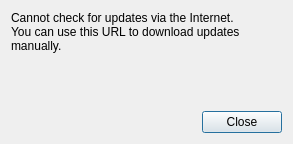
<?xml version="1.0" encoding="UTF-8"?>
<ui version="4.0">
 <class>QnUpdateUrlDialog</class>
 <widget class="QDialog" name="QnUpdateUrlDialog">
  <property name="geometry">
   <rect>
    <x>0</x>
    <y>0</y>
    <width>293</width>
    <height>144</height>
   </rect>
  </property>
  <property name="windowTitle">
   <string>Warning</string>
  </property>
  <layout class="QVBoxLayout" name="verticalLayout" stretch="0,1,0">
   <property name="sizeConstraint">
    <enum>QLayout::SetMinAndMaxSize</enum>
   </property>
   <item>
    <widget class="QLabel" name="label">
     <property name="text">
      <string>Cannot check for updates via the Internet.
You can use this URL to download updates manually.</string>
     </property>
     <property name="wordWrap">
      <bool>true</bool>
     </property>
    </widget>
   </item>
   <item>
    <widget class="QLabel" name="urlLabel">
     <property name="wordWrap">
      <bool>true</bool>
     </property>
     <property name="textInteractionFlags">
      <set>Qt::TextSelectableByKeyboard|Qt::TextSelectableByMouse</set>
     </property>
    </widget>
   </item>
   <item>
    <widget class="QDialogButtonBox" name="buttonBox">
     <property name="orientation">
      <enum>Qt::Horizontal</enum>
     </property>
     <property name="standardButtons">
      <set>QDialogButtonBox::Close</set>
     </property>
    </widget>
   </item>
  </layout>
 </widget>
 <resources/>
 <connections>
  <connection>
   <sender>buttonBox</sender>
   <signal>accepted()</signal>
   <receiver>QnUpdateUrlDialog</receiver>
   <slot>accept()</slot>
   <hints>
    <hint type="sourcelabel">
     <x>248</x>
     <y>254</y>
    </hint>
    <hint type="destinationlabel">
     <x>157</x>
     <y>274</y>
    </hint>
   </hints>
  </connection>
  <connection>
   <sender>buttonBox</sender>
   <signal>rejected()</signal>
   <receiver>QnUpdateUrlDialog</receiver>
   <slot>reject()</slot>
   <hints>
    <hint type="sourcelabel">
     <x>316</x>
     <y>260</y>
    </hint>
    <hint type="destinationlabel">
     <x>286</x>
     <y>274</y>
    </hint>
   </hints>
  </connection>
 </connections>
</ui>
